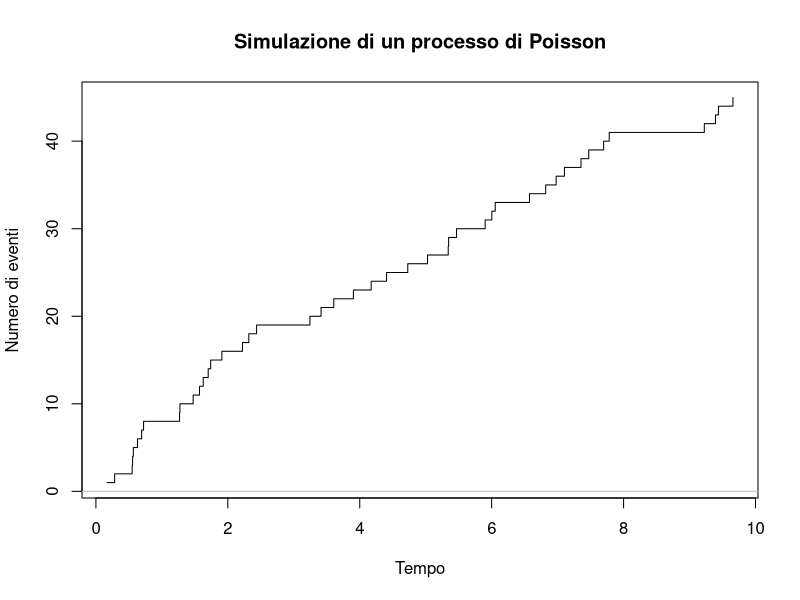

The R script that drew this image:
lambda <- 5  # Tasso medio di eventi per unità di tempo
T <- 10      # Tempo totale di osservazione

# Simulazione degli intervalli di tempo esponenziali
set.seed(123)  # Per riproducibilità
inter_arrival_times <- rexp(100, rate = lambda)
event_times <- cumsum(inter_arrival_times)
event_times <- event_times[event_times <= T]  # Considera solo eventi entro il tempo T

# Grafico del processo di Poisson
plot(event_times, 1:length(event_times), type = "s", xlab = "Tempo", ylab = "Numero di eventi",
     main = "Simulazione di un processo di Poisson")
abline(h = 0, col = "gray")

print(event_times)